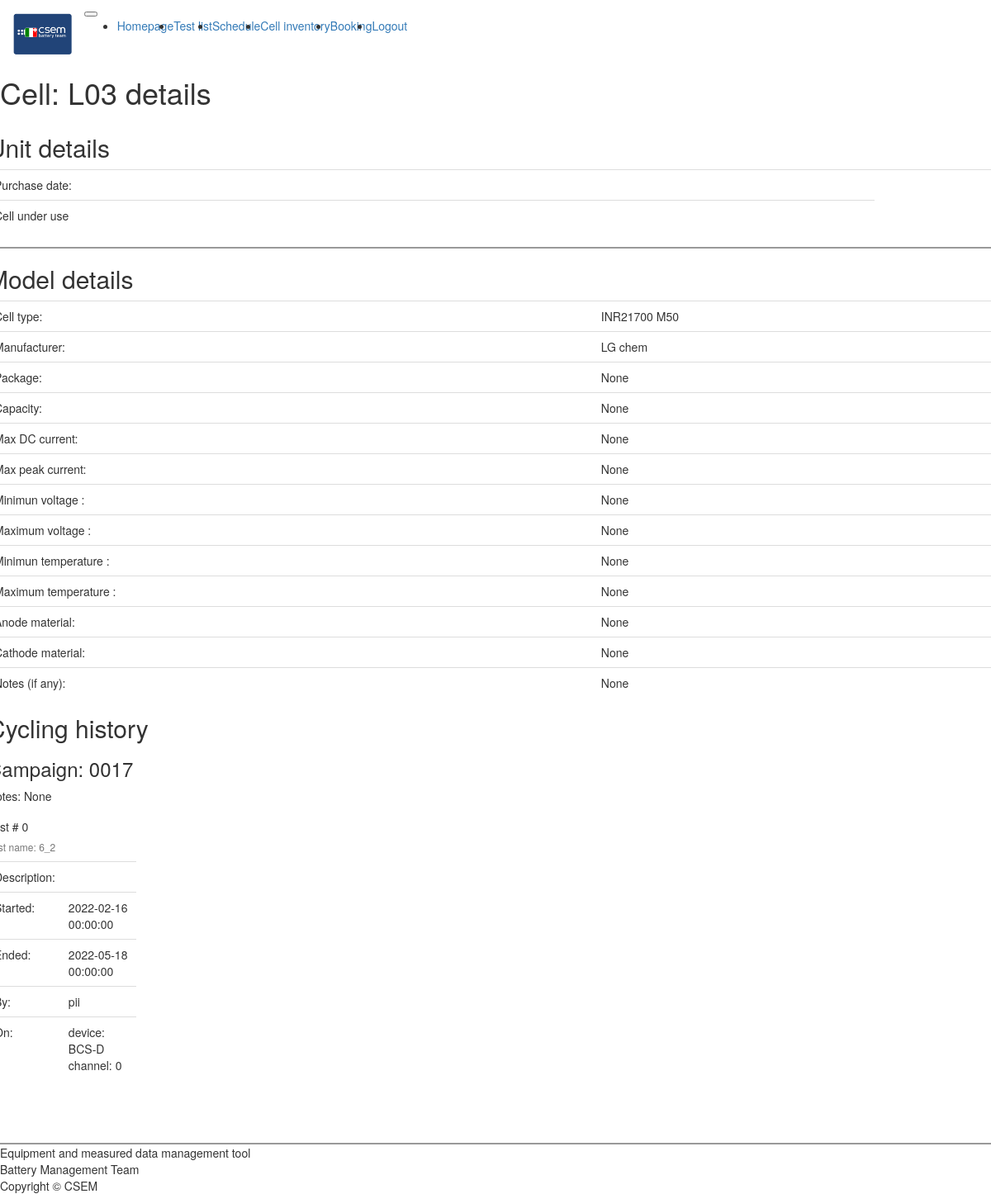
The page /cell_details1 (signed in) on the database its author committed.
### app/models.py (models this page shows, shortened)
class Cell(db.Model):
    __tablename__ = 'cell'
    id            = db.Column(db.Integer,primary_key=True)
    name          = db.Column(db.String(64),unique=True)
    model_id      = db.Column(db.Integer, db.ForeignKey('cell_type.id'))
    purchase_date = db.Column(db.DateTime(timezone=True))
    under_use     = db.Column(db.Boolean)
    location      = db.Column(db.Integer, db.ForeignKey('location.id'))
    single_test      = db.relationship('SingleTest', backref='cell id (in use)',lazy='dynamic',foreign_keys="SingleTest.cell_id")

class Cell_type(db.Model):
    __tablename__      = 'cell_type'
    id                 = db.Column(db.Integer,primary_key=True)
    model              = db.Column(db.String(64),index=True,unique=True)
    maker              = db.Column(db.String(64))
    anode              = db.Column(db.String(64))
    cathode            = db.Column(db.String(64))
    package            = db.Column(db.String(64))
    capacity           = db.Column(db.Float)
    max_dc_current     = db.Column(db.Float)
    max_peak_current   = db.Column(db.Float)
    min_voltage        = db.Column(db.Float)
    max_voltage        = db.Column(db.Float)
    min_temperature    = db.Column(db.Float)
    max_temperature    = db.Column(db.Float)
    note               = db.Column(db.String(256))
    model_id           = db.relationship('Cell', backref='cell_type',lazy='dynamic',foreign_keys="Cell.model_id")

class Campaign(db.Model):
    __tablename__ = 'campaign'
    id            = db.Column(db.Integer,primary_key=True)
    name          = db.Column(db.String(64),index=True)
    description   = db.Column(db.String(512))
    project       = db.Column(db.Integer, db.ForeignKey('project.id'))
    campaign_id      = db.relationship('Test', backref='test_campaign',lazy='dynamic',foreign_keys="Test.campaign_id")

class Test(db.Model):
    __tablename__ = 'test'
    id            = db.Column(db.Integer,primary_key=True)
    name          = db.Column(db.String(64))
    description   = db.Column(db.String(512))
    start         = db.Column(db.DateTime(timezone=True))
    end           = db.Column(db.DateTime(timezone=True))
    temp          = db.Column(db.Float)
    active        = db.Column(db.Boolean)
    user_id       = db.Column(db.Integer, db.ForeignKey('user.id'))
    campaign_id   = db.Column(db.Integer, db.ForeignKey('campaign.id'))
    type_2        = db.Column(db.Integer, db.ForeignKey('test_type.id'))
    type_1        = db.Column(db.Integer, db.ForeignKey('test_type.id'))
    devices       = db.relationship("Device", secondary=device_enaged_identifier)
    singleTests   = db.relationship('SingleTest', backref='batch_list',lazy='dynamic',foreign_keys="SingleTest.test_id")

class User(UserMixin, db.Model):
    __tablename__  = 'user'
    id             =  db.Column(db.Integer,primary_key=True)
    username       = db.Column(db.String(64),index=True,unique=True)
    password_hash  = db.Column(db.String(64))
    test_id      = db.relationship('Test', backref='user',lazy='dynamic',foreign_keys="Test.user_id")

### app/routes.py (the view)
@app.route('/cell_details<id>', methods=['GET'])
@login_required
def cell_details_get(id):
    cell = Cell.query.filter_by(id=id).first()
    model = Cell_type.query.filter_by(id=cell.model_id).first()
    singles   = SingleTest.query.filter_by(cell_id=cell.id).all()
    tests_    = [ Test.query.filter_by(id=single.test_id).first() for single in singles ]
    tests_    = [ test.__dict__ for test in tests_]
    campaigns = list(dict.fromkeys([ Campaign.query.filter_by(id=test['campaign_id']).first() for test in tests_]))
    channels  = [Channel.query.filter_by(id=single.channel_id).first() for single in singles]
    devices   = [Device.query.filter_by(id=channel.device_id).first() for channel in channels]
    details   = [ "device: "+devices[_].name+" channel: "+str(channels[_].chan_number) for _ in range(len(devices)) ]
    for t, test in enumerate(tests_):
        test['device']=details[t]
    tests = [ [ {'name':test_['name'],'start':test_['start'],'end': test_['end'],
             'user':User.query.filter_by(id=test_['user_id']).first().username, 'device':test_['device']  }
                for test_ in tests_ if test_['campaign_id'] == campaign.id ] for campaign in campaigns]
    cell_ = {'id':cell.id, 'name':cell.name,
        'location': Location.query.filter_by(id = cell.location).first(),
        'type':Cell_type.query.filter_by(id=cell.model_id).first().model,
        'under_use':cell.under_use }
    return render_template('cell_details.html',model= model, cell=cell_, campains= campaigns, tests=tests)

### app/models.py (called while the page is built)
@login.user_loader
def load_user(id):
    return(User.query.get(int(id)))

### app/routes.py (called while the page is built)
@app.context_processor
def inject_enumerate():
    return dict(enumerate=enumerate)

@app.context_processor
def inject_str():
    return dict(str=str)

@app.context_processor
def inject_urlencode():
    return dict(urlencode=urlencode)

@app.context_processor
def inject_floor():
    return dict(floor=floor)

### app/templates/cell_details.html (shortened to what this page needs)
{% extends "base.html" %}
{% import 'bootstrap/wtf.html' as wtf %}
{% block main %}
<div class="row container-fluid mt-3">
    <div class="col-10">
        <h1>Cell: {{ cell.name }} details</h1>
        <div class="row mt-3">
            <div class="col-5 me-3">
                <h2>Unit details</h2>
                <table id="cell_details" class="table">
                    <tbody >
                            <tr>
                            <td>Purchase date:</td> <td>{{ cell.purchase_date }}</td>
                            </tr>
                            {% if cell.under_use == False %}
                            <tr>
                            <td>Cell available</td>
                            </tr>
                            <tr>
                            <td>Location:</td> <td>{{ cell.location }}</td>
                            </tr>
                            {% else %}
                            <tr>
                                <td>Cell under use</td>
                                </tr>
                            {% endif %}
                    </tbody>
                  </table>
                <div class="divider" style="border-top: 2px solid #999;"></div>
                <h2>Model details </h2>
                <table id="model_details" class="table">
                    <tbody >
                            <tr>
                            <td>Cell type:</td> <td>{{ model.model }}</td>
                            </tr>
                            <tr>
                            <td>Manufacturer:</td> <td>{{ model.maker }}</td>
                            </tr>
                            <tr>
                            <td>Package:</td> <td>{{ model.package }}</td>
                            </tr>
                            <tr>
                            <td>Capacity:</td> <td>{{ model.capacity }}</td>
                            </tr>
                            <tr>
                            <td>Max DC current:</td> <td>{{ model.max_dc_current }}</td>
                            </tr>
                            <tr>
                            <td>Max peak current:</td> <td>{{ model.max_peak_current }}</td>
                            </tr>
                            <tr>
                            <td>Minimun voltage :</td> <td>{{ model.min_voltage }}</td>
                            </tr>
                            <tr>
                            <td>Maximum voltage :</td> <td>{{ model.max_voltage }}</td>
                            </tr>
                            <tr>
                            <td>Minimun temperature :</td> <td>{{ model.min_temperature }}</td>
                            </tr>
                            <tr>
                            <td>Maximum temperature :</td> <td>{{ model.max_temperature }}</td>
                            </tr>
                            <tr>
                            <td>Anode material:</td> <td>{{ model.anode }}</td>
                            </tr>
                            <tr>
                            <td>Cathode material:</td> <td>{{ model.cathode }}</td>
                            </tr>
                            <tr>
                            <td>Notes (if any):</td> <td>{{ model.note }}</td>
                            </tr>
                    </tbody>
                  </table>
            </div>
            <div class="col-7 ms-4">
                <h2>Cycling history</h2>
                {% for _, campain in enumerate(campains) %}
                    <h3>Campaign: {{ campain.name }}  </h3>
                    <p>Notes: {{ campain.description }}</p>
                    <div class="container-fluid" style = 'overflow-y:scroll; height:400px;'>
                    <div class="row">
                    {% for i, test in enumerate(tests[_]) %}
                        <div class="card" style="width: 18rem;">
                            <div class="card-body">
                                <h5 class="card-title">Test # {{ i }} </h5>
                                <h6 class="card-subtitle mb-2 text-muted"> Test name: {{ test.name }} </h6>
                                <p class="card-text">
                                <table id="history" class="table">
                                    <tbody >
                                        <tr><td>Description: </td> <td>{{ test.description }} </td></tr>
                                        <tr><td>Started: </td> <td>{{ test.start }} </td></tr>
                                        <tr><td>Ended: </td> <td>{{ test.end }} </td></tr>
                                        <tr><td>By: </td> <td>{{ test.user }} </td></tr>
                                        <tr><td>On: </td> <td>{{ test.device }}
                                        </td></tr>
                                    </tbody>
                                </table>
                                </p>
                            </div>
                        </div>
                    {% endfor %}
                    </div>
                    </div>
                    <div class="divider" style="border-top: 2px solid #999;"></div>
                {% endfor %}
            </div>
        </div>
    </div>
</div>
{% endblock %}

### rows shown on the page
Cell: name "L03"
Cell_type: model "INR21700 M50", maker "LG chem", package "None", capacity "None", max_dc_current "None", max_peak_current "None", min_voltage "None", max_voltage "None", min_temperature "None", max_temperature "None", anode "None", cathode "None", note "None"
Campaign: name "0017", description "None", i "0", start "2022-02-16 00:00:00", end "2022-05-18 00:00:00", device "device: BCS-D channel: 0"
Test: name "6_2"
User: user "pii"
